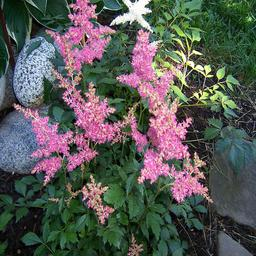
#> input picture Train/astilbe/1033455028_f0c6518ec9_c.jpg, 256 x 256 px; its folder holds only this picture in this run
$ python utils.py
#> lines starting #> are read from the running program, lines starting #| are printed output that depends on the picture
import os
import numpy as np
import matplotlib.pyplot as plt
import cv2
import pickle

data_dir = './Train'
categories = ['astilbe', 'bellflower', 'black-eyed susan', 'calendula', 'california poppy', 'tulip']

data = []


def make_data():
    for category in categories:
        path = os.path.join(data_dir, category)
        label = categories.index(category)

        for img_name in os.listdir(path):
            image_path = os.path.join(path, img_name)
            image = cv2.imread(image_path)
#> image is the input picture: shape (256, 256, 3); mean B, G, R 86, 89.6, 88.9

            try:
                image = cv2.cvtColor(image, cv2.COLOR_BGR2RGB)
                image = cv2.resize(image, (224, 224))
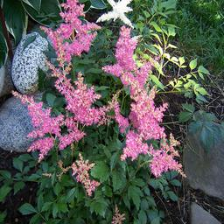
#> image: shape (224, 224, 3); mean R, G, B 88.8, 89.5, 85.9

                image = np.array(image, dtype=np.float32)

                data.append([image, label])
            except Exception as e:
                pass

        print(len(data))
#| 1

        pik = open('data.pickle', 'wb')
        pickle.dump(data, pik)
        pik.close()


#> (the run stopped early here; a loop or call above may not have finished)
